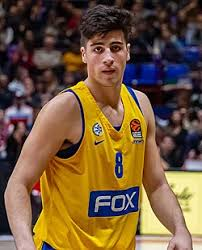
#> input picture deni.jpg, 202 x 250 px; its folder holds only this picture in this run
$ python resize.py
#> lines starting #> are read from the running program, lines starting #| are printed output that depends on the picture
from PIL import Image
import os


def resize_file(max_pixel):
    """
    takes all of the photos in the directory and resizes them to the 'max_pixel' limit.
    :param max_pixel: the maximum length and width of the image.
    :return: the new image in a folder named after the number of the 'max_pixel' in the same directory.
    """
#> called with max_pixel = 200
    path = os.getcwd()
    pix_size = (max_pixel, max_pixel)
    for f in os.listdir('.'):
        if f.endswith('.jpg'):
            i = Image.open(f)
#> i is the input picture: PIL image 202x250 RGB; mean R, G, B 115.4, 88.9, 59.5
            iname, iend = os.path.splitext(f)
            print(iend)
            if os.path.exists(os.path.join(path, str(max_pixel))):
                i.thumbnail(pix_size)
                i.save('{}/{}_{}{}'.format(str(max_pixel), iname, str(max_pixel), iend))
            else:
                os.mkdir(os.path.join(path, str(max_pixel)))
                i.thumbnail(pix_size)
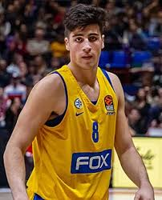
#> i: PIL image 162x200 RGB; mean R, G, B 115.4, 88.9, 59.6
                i.save('{}/{}_{}{}'.format(str(max_pixel), iname, str(max_pixel), iend))


if __name__ == '__main__':
    resize_file(200)
